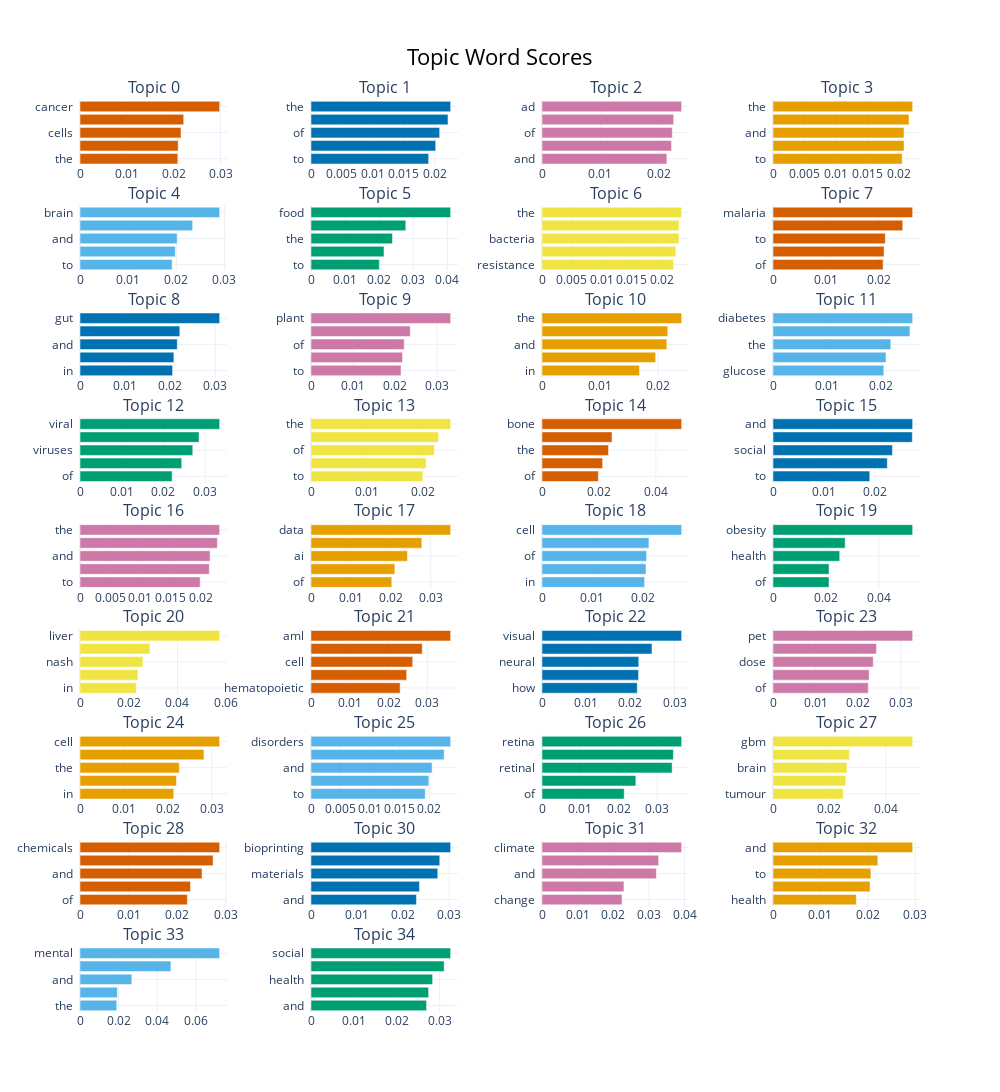

The cell this chart's notebook holds for it:
### Code cell
topic_model.visualize_barchart(top_n_topics=34, n_words=5)

### Figure 1 — Plotly figure (JSON) as saved in the notebook; plotly's stock layout.template omitted (floating-point values rounded to 4 significant figures)
{"data": [{"marker": {"color": "#D55E00"}, "orientation": "h", "type": "bar", "x": [0.02088, 0.02096, 0.02157, 0.02214, 0.02982], "xaxis": "x", "y": ["the  ", "to  ", "cells  ", "of  ", "cancer  "], "yaxis": "y"}, {"marker": {"color": "#0072B2"}, "orientation": "h", "type": "bar", "x": [0.01902, 0.02016, 0.0208, 0.02215, 0.02258], "xaxis": "x2", "y": ["to  ", "cancer  ", "of  ", "and  ", "the  "], "yaxis": "y2"}, {"marker": {"color": "#CC79A7"}, "orientation": "h", "type": "bar", "x": [0.02136, 0.02216, 0.02229, 0.02252, 0.02389], "xaxis": "x3", "y": ["and  ", "in  ", "of  ", "the  ", "ad  "], "yaxis": "y3"}, {"marker": {"color": "#E69F00"}, "orientation": "h", "type": "bar", "x": [0.0205, 0.0208, 0.0208, 0.02159, 0.02217], "xaxis": "x4", "y": ["to  ", "of  ", "and  ", "heart  ", "the  "], "yaxis": "y4"}, {"marker": {"color": "#56B4E9"}, "orientation": "h", "type": "bar", "x": [0.01913, 0.0198, 0.02018, 0.0234, 0.02901], "xaxis": "x5", "y": ["to  ", "of  ", "and  ", "the  ", "brain  "], "yaxis": "y5"}, {"marker": {"color": "#009E73"}, "orientation": "h", "type": "bar", "x": [0.02002, 0.02141, 0.0239, 0.0278, 0.04096], "xaxis": "x6", "y": ["to  ", "of  ", "the  ", "and  ", "food  "], "yaxis": "y6"}, {"marker": {"color": "#F0E442"}, "orientation": "h", "type": "bar", "x": [0.02198, 0.02237, 0.02289, 0.0229, 0.02334], "xaxis": "x7", "y": ["resistance  ", "antibiotics  ", "bacteria  ", "of  ", "the  "], "yaxis": "y7"}, {"marker": {"color": "#D55E00"}, "orientation": "h", "type": "bar", "x": [0.02074, 0.02092, 0.02115, 0.02444, 0.0263], "xaxis": "x8", "y": ["of  ", "the  ", "to  ", "and  ", "malaria  "], "yaxis": "y8"}, {"marker": {"color": "#0072B2"}, "orientation": "h", "type": "bar", "x": [0.02054, 0.02083, 0.02158, 0.02214, 0.03098], "xaxis": "x9", "y": ["in  ", "of  ", "and  ", "the  ", "gut  "], "yaxis": "y9"}, {"marker": {"color": "#CC79A7"}, "orientation": "h", "type": "bar", "x": [0.02144, 0.0218, 0.02221, 0.02366, 0.03327], "xaxis": "x10", "y": ["to  ", "and  ", "of  ", "the  ", "plant  "], "yaxis": "y10"}, {"marker": {"color": "#E69F00"}, "orientation": "h", "type": "bar", "x": [0.01677, 0.01956, 0.02148, 0.02164, 0.02402], "xaxis": "x11", "y": ["in  ", "to  ", "and  ", "of  ", "the  "], "yaxis": "y11"}, {"marker": {"color": "#56B4E9"}, "orientation": "h", "type": "bar", "x": [0.02043, 0.02084, 0.02173, 0.02526, 0.02576], "xaxis": "x12", "y": ["glucose  ", "of  ", "the  ", "insulin  ", "diabetes  "], "yaxis": "y12"}, {"marker": {"color": "#009E73"}, "orientation": "h", "type": "bar", "x": [0.0221, 0.0244, 0.02705, 0.02856, 0.03349], "xaxis": "x13", "y": ["of  ", "the  ", "viruses  ", "virus  ", "viral  "], "yaxis": "y13"}, {"marker": {"color": "#F0E442"}, "orientation": "h", "type": "bar", "x": [0.02005, 0.02063, 0.02211, 0.02286, 0.02503], "xaxis": "x14", "y": ["to  ", "and  ", "of  ", "delivery  ", "the  "], "yaxis": "y14"}, {"marker": {"color": "#D55E00"}, "orientation": "h", "type": "bar", "x": [0.0198, 0.02131, 0.02338, 0.02461, 0.04908], "xaxis": "x15", "y": ["of  ", "and  ", "the  ", "pain  ", "bone  "], "yaxis": "y15"}, {"marker": {"color": "#0072B2"}, "orientation": "h", "type": "bar", "x": [0.01903, 0.02248, 0.02349, 0.0274, 0.02747], "xaxis": "x16", "y": ["to  ", "of  ", "social  ", "the  ", "and  "], "yaxis": "y16"}, {"marker": {"color": "#CC79A7"}, "orientation": "h", "type": "bar", "x": [0.01988, 0.0214, 0.02155, 0.02274, 0.02312], "xaxis": "x17", "y": ["to  ", "immune  ", "and  ", "of  ", "the  "], "yaxis": "y17"}, {"marker": {"color": "#E69F00"}, "orientation": "h", "type": "bar", "x": [0.02025, 0.02103, 0.02419, 0.02779, 0.03502], "xaxis": "x18", "y": ["of  ", "the  ", "ai  ", "and  ", "data  "], "yaxis": "y18"}, {"marker": {"color": "#56B4E9"}, "orientation": "h", "type": "bar", "x": [0.02042, 0.0207, 0.02082, 0.02128, 0.02779], "xaxis": "x19", "y": ["in  ", "the  ", "of  ", "gene  ", "cell  "], "yaxis": "y19"}, {"marker": {"color": "#009E73"}, "orientation": "h", "type": "bar", "x": [0.02118, 0.02121, 0.02523, 0.0273, 0.05283], "xaxis": "x20", "y": ["of  ", "the  ", "health  ", "and  ", "obesity  "], "yaxis": "y20"}, {"marker": {"color": "#F0E442"}, "orientation": "h", "type": "bar", "x": [0.02312, 0.02379, 0.02583, 0.02869, 0.05732], "xaxis": "x21", "y": ["in  ", "metabolic  ", "nash  ", "nafld  ", "liver  "], "yaxis": "y21"}, {"marker": {"color": "#D55E00"}, "orientation": "h", "type": "bar", "x": [0.02299, 0.02467, 0.02622, 0.02869, 0.036], "xaxis": "x22", "y": ["hematopoietic  ", "cells  ", "cell  ", "stem  ", "aml  "], "yaxis": "y22"}, {"marker": {"color": "#0072B2"}, "orientation": "h", "type": "bar", "x": [0.02156, 0.02186, 0.02191, 0.0249, 0.03161], "xaxis": "x23", "y": ["how  ", "brain  ", "neural  ", "the  ", "visual  "], "yaxis": "y23"}, {"marker": {"color": "#CC79A7"}, "orientation": "h", "type": "bar", "x": [0.02238, 0.02258, 0.02353, 0.02429, 0.03279], "xaxis": "x24", "y": ["of  ", "radiation  ", "dose  ", "the  ", "pet  "], "yaxis": "y24"}, {"marker": {"color": "#E69F00"}, "orientation": "h", "type": "bar", "x": [0.02136, 0.02196, 0.02261, 0.02823, 0.03181], "xaxis": "x25", "y": ["in  ", "and  ", "the  ", "mechanical  ", "cell  "], "yaxis": "y25"}, {"marker": {"color": "#56B4E9"}, "orientation": "h", "type": "bar", "x": [0.01933, 0.01993, 0.02049, 0.02253, 0.02362], "xaxis": "x26", "y": ["to  ", "of  ", "and  ", "the  ", "disorders  "], "yaxis": "y26"}, {"marker": {"color": "#009E73"}, "orientation": "h", "type": "bar", "x": [0.02143, 0.02447, 0.03393, 0.03426, 0.03641], "xaxis": "x27", "y": ["of  ", "the  ", "retinal  ", "eye  ", "retina  "], "yaxis": "y27"}, {"marker": {"color": "#F0E442"}, "orientation": "h", "type": "bar", "x": [0.0249, 0.0258, 0.02622, 0.0271, 0.04953], "xaxis": "x28", "y": ["tumour  ", "glioblastoma  ", "brain  ", "tumor  ", "gbm  "], "yaxis": "y28"}, {"marker": {"color": "#D55E00"}, "orientation": "h", "type": "bar", "x": [0.02208, 0.02271, 0.0251, 0.02738, 0.02873], "xaxis": "x29", "y": ["of  ", "the  ", "and  ", "exposure  ", "chemicals  "], "yaxis": "y29"}, {"marker": {"color": "#0072B2"}, "orientation": "h", "type": "bar", "x": [0.0229, 0.02355, 0.02752, 0.02795, 0.03032], "xaxis": "x30", "y": ["and  ", "3d  ", "materials  ", "tissue  ", "bioprinting  "], "yaxis": "y30"}, {"marker": {"color": "#CC79A7"}, "orientation": "h", "type": "bar", "x": [0.02245, 0.02299, 0.03209, 0.03272, 0.03918], "xaxis": "x31", "y": ["change  ", "air  ", "and  ", "health  ", "climate  "], "yaxis": "y31"}, {"marker": {"color": "#E69F00"}, "orientation": "h", "type": "bar", "x": [0.01757, 0.02046, 0.02064, 0.0221, 0.02944], "xaxis": "x32", "y": ["health  ", "of  ", "to  ", "the  ", "and  "], "yaxis": "y32"}, {"marker": {"color": "#56B4E9"}, "orientation": "h", "type": "bar", "x": [0.01905, 0.01936, 0.02684, 0.0471, 0.07234], "xaxis": "x33", "y": ["the  ", "to  ", "and  ", "health  ", "mental  "], "yaxis": "y33"}, {"marker": {"color": "#009E73"}, "orientation": "h", "type": "bar", "x": [0.02693, 0.02741, 0.02834, 0.03104, 0.03255], "xaxis": "x34", "y": ["and  ", "women  ", "health  ", "gender  ", "social  "], "yaxis": "y34"}], "layout": {"annotations": [{"font": {"size": 16}, "showarrow": false, "text": "Topic 0", "x": 0.0875, "xanchor": "center", "xref": "paper", "y": 1.0, "yanchor": "bottom", "yref": "paper"}, {"font": {"size": 16}, "showarrow": false, "text": "Topic 1", "x": 0.3625, "xanchor": "center", "xref": "paper", "y": 1.0, "yanchor": "bottom", "yref": "paper"}, {"font": {"size": 16}, "showarrow": false, "text": "Topic 2", "x": 0.6375, "xanchor": "center", "xref": "paper", "y": 1.0, "yanchor": "bottom", "yref": "paper"}, {"font": {"size": 16}, "showarrow": false, "text": "Topic 3", "x": 0.9125, "xanchor": "center", "xref": "paper", "y": 1.0, "yanchor": "bottom", "yref": "paper"}, {"font": {"size": 16}, "showarrow": false, "text": "Topic 4", "x": 0.0875, "xanchor": "center", "xref": "paper", "y": 0.884, "yanchor": "bottom", "yref": "paper"}, {"font": {"size": 16}, "showarrow": false, "text": "Topic 5", "x": 0.3625, "xanchor": "center", "xref": "paper", "y": 0.884, "yanchor": "bottom", "yref": "paper"}, {"font": {"size": 16}, "showarrow": false, "text": "Topic 6", "x": 0.6375, "xanchor": "center", "xref": "paper", "y": 0.884, "yanchor": "bottom", "yref": "paper"}, {"font": {"size": 16}, "showarrow": false, "text": "Topic 7", "x": 0.9125, "xanchor": "center", "xref": "paper", "y": 0.884, "yanchor": "bottom", "yref": "paper"}, {"font": {"size": 16}, "showarrow": false, "text": "Topic 8", "x": 0.0875, "xanchor": "center", "xref": "paper", "y": 0.7679, "yanchor": "bottom", "yref": "paper"}, {"font": {"size": 16}, "showarrow": false, "text": "Topic 9", "x": 0.3625, "xanchor": "center", "xref": "paper", "y": 0.7679, "yanchor": "bottom", "yref": "paper"}, {"font": {"size": 16}, "showarrow": false, "text": "Topic 10", "x": 0.6375, "xanchor": "center", "xref": "paper", "y": 0.7679, "yanchor": "bottom", "yref": "paper"}, {"font": {"size": 16}, "showarrow": false, "text": "Topic 11", "x": 0.9125, "xanchor": "center", "xref": "paper", "y": 0.7679, "yanchor": "bottom", "yref": "paper"}, {"font": {"size": 16}, "showarrow": false, "text": "Topic 12", "x": 0.0875, "xanchor": "center", "xref": "paper", "y": 0.6519, "yanchor": "bottom", "yref": "paper"}, {"font": {"size": 16}, "showarrow": false, "text": "Topic 13", "x": 0.3625, "xanchor": "center", "xref": "paper", "y": 0.6519, "yanchor": "bottom", "yref": "paper"}, {"font": {"size": 16}, "showarrow": false, "text": "Topic 14", "x": 0.6375, "xanchor": "center", "xref": "paper", "y": 0.6519, "yanchor": "bottom", "yref": "paper"}, {"font": {"size": 16}, "showarrow": false, "text": "Topic 15", "x": 0.9125, "xanchor": "center", "xref": "paper", "y": 0.6519, "yanchor": "bottom", "yref": "paper"}, {"font": {"size": 16}, "showarrow": false, "text": "Topic 16", "x": 0.0875, "xanchor": "center", "xref": "paper", "y": 0.5358, "yanchor": "bottom", "yref": "paper"}, {"font": {"size": 16}, "showarrow": false, "text": "Topic 17", "x": 0.3625, "xanchor": "center", "xref": "paper", "y": 0.5358, "yanchor": "bottom", "yref": "paper"}, {"font": {"size": 16}, "showarrow": false, "text": "Topic 18", "x": 0.6375, "xanchor": "center", "xref": "paper", "y": 0.5358, "yanchor": "bottom", "yref": "paper"}, {"font": {"size": 16}, "showarrow": false, "text": "Topic 19", "x": 0.9125, "xanchor": "center", "xref": "paper", "y": 0.5358, "yanchor": "bottom", "yref": "paper"}, {"font": {"size": 16}, "showarrow": false, "text": "Topic 20", "x": 0.0875, "xanchor": "center", "xref": "paper", "y": 0.4198, "yanchor": "bottom", "yref": "paper"}, {"font": {"size": 16}, "showarrow": false, "text": "Topic 21", "x": 0.3625, "xanchor": "center", "xref": "paper", "y": 0.4198, "yanchor": "bottom", "yref": "paper"}, {"font": {"size": 16}, "showarrow": false, "text": "Topic 22", "x": 0.6375, "xanchor": "center", "xref": "paper", "y": 0.4198, "yanchor": "bottom", "yref": "paper"}, {"font": {"size": 16}, "showarrow": false, "text": "Topic 23", "x": 0.9125, "xanchor": "center", "xref": "paper", "y": 0.4198, "yanchor": "bottom", "yref": "paper"}, {"font": {"size": 16}, "showarrow": false, "text": "Topic 24", "x": 0.0875, "xanchor": "center", "xref": "paper", "y": 0.3037, "yanchor": "bottom", "yref": "paper"}, {"font": {"size": 16}, "showarrow": false, "text": "Topic 25", "x": 0.3625, "xanchor": "center", "xref": "paper", "y": 0.3037, "yanchor": "bottom", "yref": "paper"}, {"font": {"size": 16}, "showarrow": false, "text": "Topic 26", "x": 0.6375, "xanchor": "center", "xref": "paper", "y": 0.3037, "yanchor": "bottom", "yref": "paper"}, {"font": {"size": 16}, "showarrow": false, "text": "Topic 27", "x": 0.9125, "xanchor": "center", "xref": "paper", "y": 0.3037, "yanchor": "bottom", "yref": "paper"}, {"font": {"size": 16}, "showarrow": false, "text": "Topic 28", "x": 0.0875, "xanchor": "center", "xref": "paper", "y": 0.1877, "yanchor": "bottom", "yref": "paper"}, {"font": {"size": 16}, "showarrow": false, "text": "Topic 30", "x": 0.3625, "xanchor": "center", "xref": "paper", "y": 0.1877, "yanchor": "bottom", "yref": "paper"}, {"font": {"size": 16}, "showarrow": false, "text": "Topic 31", "x": 0.6375, "xanchor": "center", "xref": "paper", "y": 0.1877, "yanchor": "bottom", "yref": "paper"}, {"font": {"size": 16}, "showarrow": false, "text": "Topic 32", "x": 0.9125, "xanchor": "center", "xref": "paper", "y": 0.1877, "yanchor": "bottom", "yref": "paper"}, {"font": {"size": 16}, "showarrow": false, "text": "Topic 33", "x": 0.0875, "xanchor": "center", "xref": "paper", "y": 0.0716, "yanchor": "bottom", "yref": "paper"}, {"font": {"size": 16}, "showarrow": false, "text": "Topic 34", "x": 0.3625, "xanchor": "center", "xref": "paper", "y": 0.0716, "yanchor": "bottom", "yref": "paper"}], "height": 2250, "hoverlabel": {"bgcolor": "white", "font": {"family": "Rockwell", "size": 16}}, "showlegend": false, "title": {"font": {"color": "Black", "size": 22}, "text": "Topic Word Scores", "x": 0.5, "xanchor": "center", "yanchor": "top"}, "width": 1000, "xaxis": {"anchor": "y", "domain": [0, 0.175], "showgrid": true}, "xaxis10": {"anchor": "y10", "domain": [0.275, 0.45], "showgrid": true}, "xaxis11": {"anchor": "y11", "domain": [0.55, 0.725], "showgrid": true}, "xaxis12": {"anchor": "y12", "domain": [0.825, 1], "showgrid": true}, "xaxis13": {"anchor": "y13", "domain": [0, 0.175], "showgrid": true}, "xaxis14": {"anchor": "y14", "domain": [0.275, 0.45], "showgrid": true}, "xaxis15": {"anchor": "y15", "domain": [0.55, 0.725], "showgrid": true}, "xaxis16": {"anchor": "y16", "domain": [0.825, 1], "showgrid": true}, "xaxis17": {"anchor": "y17", "domain": [0, 0.175], "showgrid": true}, "xaxis18": {"anchor": "y18", "domain": [0.275, 0.45], "showgrid": true}, "xaxis19": {"anchor": "y19", "domain": [0.55, 0.725], "showgrid": true}, "xaxis2": {"anchor": "y2", "domain": [0.275, 0.45], "showgrid": true}, "xaxis20": {"anchor": "y20", "domain": [0.825, 1], "showgrid": true}, "xaxis21": {"anchor": "y21", "domain": [0, 0.175], "showgrid": true}, "xaxis22": {"anchor": "y22", "domain": [0.275, 0.45], "showgrid": true}, "xaxis23": {"anchor": "y23", "domain": [0.55, 0.725], "showgrid": true}, "xaxis24": {"anchor": "y24", "domain": [0.825, 1], "showgrid": true}, "xaxis25": {"anchor": "y25", "domain": [0, 0.175], "showgrid": true}, "xaxis26": {"anchor": "y26", "domain": [0.275, 0.45], "showgrid": true}, "xaxis27": {"anchor": "y27", "domain": [0.55, 0.725], "showgrid": true}, "xaxis28": {"anchor": "y28", "domain": [0.825, 1], "showgrid": true}, "xaxis29": {"anchor": "y29", "domain": [0, 0.175], "showgrid": true}, "xaxis3": {"anchor": "y3", "domain": [0.55, 0.725], "showgrid": true}, "xaxis30": {"anchor": "y30", "domain": [0.275, 0.45], "showgrid": true}, "xaxis31": {"anchor": "y31", "domain": [0.55, 0.725], "showgrid": true}, "xaxis32": {"anchor": "y32", "domain": [0.825, 1], "showgrid": true}, "xaxis33": {"anchor": "y33", "domain": [0, 0.175], "showgrid": true}, "xaxis34": {"anchor": "y34", "domain": [0.275, 0.45], "showgrid": true}, "xaxis35": {"anchor": "y35", "domain": [0.55, 0.725], "showgrid": true}, "xaxis36": {"anchor": "y36", "domain": [0.825, 1], "showgrid": true}, "xaxis4": {"anchor": "y4", "domain": [0.825, 1], "showgrid": true}, "xaxis5": {"anchor": "y5", "domain": [0, 0.175], "showgrid": true}, "xaxis6": {"anchor": "y6", "domain": [0.275, 0.45], "showgrid": true}, "xaxis7": {"anchor": "y7", "domain": [0.55, 0.725], "showgrid": true}, "xaxis8": {"anchor": "y8", "domain": [0.825, 1], "showgrid": true}, "xaxis9": {"anchor": "y9", "domain": [0, 0.175], "showgrid": true}, "yaxis": {"anchor": "x", "domain": [0.9284, 1.0], "showgrid": true}, "yaxis10": {"anchor": "x10", "domain": [0.6963, 0.7679], "showgrid": true}, "yaxis11": {"anchor": "x11", "domain": [0.6963, 0.7679], "showgrid": true}, "yaxis12": {"anchor": "x12", "domain": [0.6963, 0.7679], "showgrid": true}, "yaxis13": {"anchor": "x13", "domain": [0.5802, 0.6519], "showgrid": true}, "yaxis14": {"anchor": "x14", "domain": [0.5802, 0.6519], "showgrid": true}, "yaxis15": {"anchor": "x15", "domain": [0.5802, 0.6519], "showgrid": true}, "yaxis16": {"anchor": "x16", "domain": [0.5802, 0.6519], "showgrid": true}, "yaxis17": {"anchor": "x17", "domain": [0.4642, 0.5358], "showgrid": true}, "yaxis18": {"anchor": "x18", "domain": [0.4642, 0.5358], "showgrid": true}, "yaxis19": {"anchor": "x19", "domain": [0.4642, 0.5358], "showgrid": true}, "yaxis2": {"anchor": "x2", "domain": [0.9284, 1.0], "showgrid": true}, "yaxis20": {"anchor": "x20", "domain": [0.4642, 0.5358], "showgrid": true}, "yaxis21": {"anchor": "x21", "domain": [0.3481, 0.4198], "showgrid": true}, "yaxis22": {"anchor": "x22", "domain": [0.3481, 0.4198], "showgrid": true}, "yaxis23": {"anchor": "x23", "domain": [0.3481, 0.4198], "showgrid": true}, "yaxis24": {"anchor": "x24", "domain": [0.3481, 0.4198], "showgrid": true}, "yaxis25": {"anchor": "x25", "domain": [0.2321, 0.3037], "showgrid": true}, "yaxis26": {"anchor": "x26", "domain": [0.2321, 0.3037], "showgrid": true}, "yaxis27": {"anchor": "x27", "domain": [0.2321, 0.3037], "showgrid": true}, "yaxis28": {"anchor": "x28", "domain": [0.2321, 0.3037], "showgrid": true}, "yaxis29": {"anchor": "x29", "domain": [0.116, 0.1877], "showgrid": true}, "yaxis3": {"anchor": "x3", "domain": [0.9284, 1.0], "showgrid": true}, "yaxis30": {"anchor": "x30", "domain": [0.116, 0.1877], "showgrid": true}, "yaxis31": {"anchor": "x31", "domain": [0.116, 0.1877], "showgrid": true}, "yaxis32": {"anchor": "x32", "domain": [0.116, 0.1877], "showgrid": true}, "yaxis33": {"anchor": "x33", "domain": [0, 0.0716], "showgrid": true}, "yaxis34": {"anchor": "x34", "domain": [0, 0.0716], "showgrid": true}, "yaxis35": {"anchor": "x35", "domain": [0, 0.0716], "showgrid": true}, "yaxis36": {"anchor": "x36", "domain": [0, 0.0716], "showgrid": true}, "yaxis4": {"anchor": "x4", "domain": [0.9284, 1.0], "showgrid": true}, "yaxis5": {"anchor": "x5", "domain": [0.8123, 0.884], "showgrid": true}, "yaxis6": {"anchor": "x6", "domain": [0.8123, 0.884], "showgrid": true}, "yaxis7": {"anchor": "x7", "domain": [0.8123, 0.884], "showgrid": true}, "yaxis8": {"anchor": "x8", "domain": [0.8123, 0.884], "showgrid": true}, "yaxis9": {"anchor": "x9", "domain": [0.6963, 0.7679], "showgrid": true}}}
